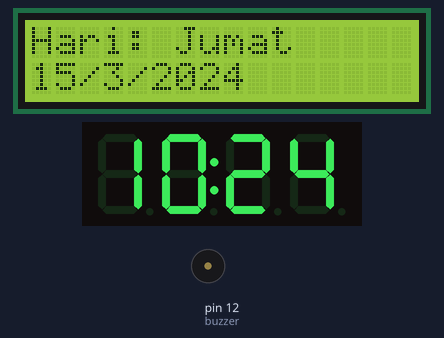
A sketch run on a simulated Arduino Uno, built with avr-gcc and run on an emulated ATmega328P. Parts: 16×2 character LCD, 4-digit seven-segment display, buzzer (waves = sounding, pin HIGH). The local clock reads 2024-03-15 10:24:30 at power-on unless the sketch sets it; what the sketch prints to the serial monitor is not drawn.

Above: at 0.2 s.
At 65.0 s:
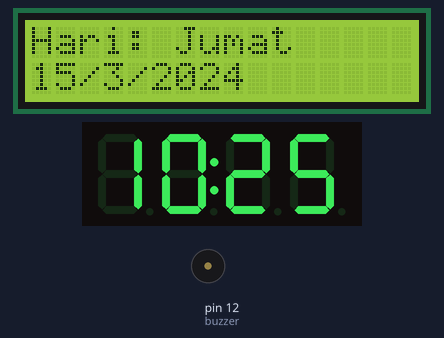
At 128.7 s:
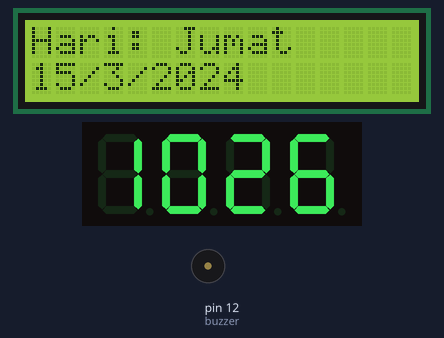

The sketch:

rtcsevensegment.ino
```cpp
#include <Wire.h>
#include "RTClib.h"
#include <TM1637Display.h>
#include <LiquidCrystal_I2C.h>

// Pin CLK dan DIO
#define CLK 19  // Pin CLK
#define DIO 18  // Pin
const int buzzer = 12;

RTC_DS1307 rtc;
LiquidCrystal_I2C lcd(0x27, 16, 2);  // Alamat I2C LCD bisa 0x27 atau 0x3F

// Inisialisasi TM1637
TM1637Display display(CLK, DIO);

const uint8_t loading[] = {
    0b01000000,  // Digit kosong
    0b01000000,  // Tanda minus (-)
    0b01000000,  // Digit kosong
    0b01000000   // Digit kosong
  };

bool colonState = false;  // Status berkedip titik dua

void setup() {
  Serial.begin(115200);
  pinMode(buzzer, OUTPUT);
  lcd.begin();
  lcd.backlight();  // Aktifkan backlight LCD
  lcd.clear();
  display.setBrightness(5);  // Atur kecerahan (0-7)
  display.setSegments(loading);
  // Inisialisasi RTC
  if (!rtc.begin()) {
    Serial.println("RTC tidak ditemukan!");
    while (1);
  }

  if (!rtc.isrunning()) {
    Serial.println("RTC tidak berjalan, mengatur waktu awal...");
    rtc.adjust(DateTime(F(__DATE__), F(__TIME__)));  // Sinkronisasi dengan waktu kompilasi
  }

  Serial.println("RTC dan TM1637 Siap!");
}

void loop() {
  DateTime now = rtc.now();
  Serial.print(now.year()); Serial.print('/');
  Serial.print(now.month()); Serial.print('/');
  Serial.print(now.day()); Serial.print(" ");
  Serial.print(now.hour()); Serial.print(':');
  Serial.print(now.minute()); Serial.print(':');
  Serial.println(now.second());

  // Mendapatkan jam dan menit
  int hour = now.hour();
  int minute = now.minute();
  int second = now.second();

  // Menggabungkan jam dan menit
  int displayTime = (hour * 100) + minute;

  // LCD clear ketika ganti hari
  if(hour == 0 && minute == 0 && second == 0){
    lcd.clear();
  }

  // Menampilkan hari dalam minggu
  lcd.setCursor(0, 0);
  lcd.print("Hari: ");
  lcd.print(getDayOfWeek(now.dayOfTheWeek()));

  // Menampilkan tanggal
  lcd.setCursor(0, 1);
  lcd.print(now.day());
  lcd.print("/");
  lcd.print(now.month());
  lcd.print("/");
  lcd.print(now.year());


  // Toggle status titik dua untuk berkedip
  colonState = !colonState;

  // Menampilkan waktu dengan titik dua berkedip
  display.showNumberDecEx(displayTime, colonState ? 0b01000000 : 0, true); // 0b01000000 untuk titik dua

  if(second == 0 && minute == 0 && 8 < hour < 21 ){
    digitalWrite(buzzer, HIGH);
    delay(2000);
  } else{
    digitalWrite(buzzer, LOW);
  }

  delay(1000);  // Tunggu 1 detik
}

String getDayOfWeek(uint8_t day) {
  switch (day) {
    case 0: return "Minggu";
    case 1: return "Senin";
    case 2: return "Selasa";
    case 3: return "Rabu";
    case 4: return "Kamis";
    case 5: return "Jumat";
    case 6: return "Sabtu";
    default: return "";
  }
}
```
